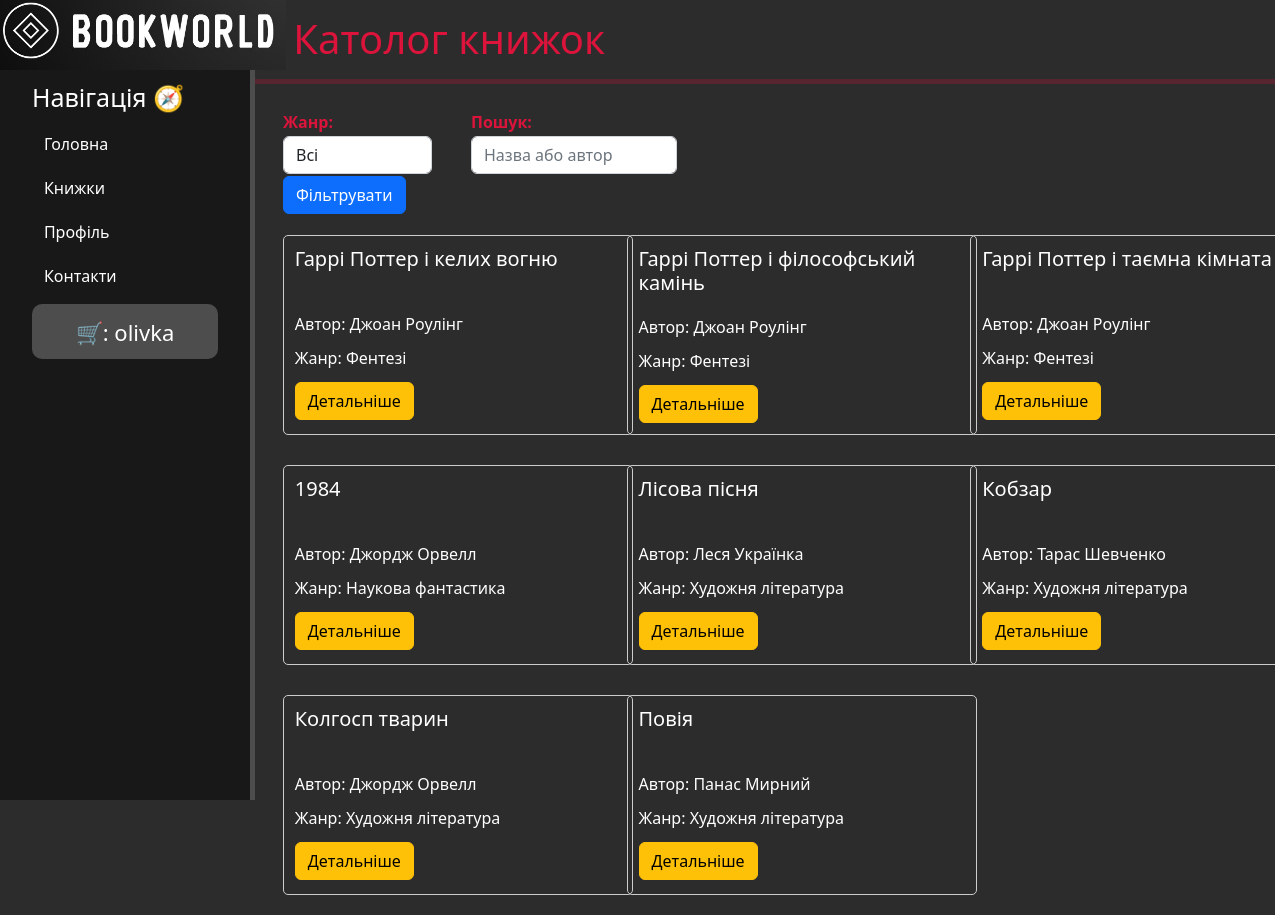
/books/ (signed in), run on the app's committed database.
### books/models.py (models this page shows, shortened)
class Bookks(models.Model):
    GENRE_CHOICES = [
        ('fiction', 'Художня література'),
        ('sci-fi', 'Наукова фантастика'),
        ('fantasy', 'Фентезі'),
        ('detective', 'Детектив'),
    ]
    title = models.CharField('Назва', max_length=50)
    genre = models.CharField('Жанр', max_length=50, choices=GENRE_CHOICES)
    author = models.CharField('Автор', max_length=50)
    priсe = models.DecimalField('Ціна', max_digits=10, decimal_places=2)
    full_text = models.TextField('Опис')
    date = models.DateTimeField('Дата публікації')
    class Meta:
        verbose_name = 'Книжка'
        verbose_name_plural = 'Книжки'

### books/views.py (the view)
# urls.py: path('', views.books_home, name='books_home'),
def books_home(request):
    genre = request.GET.get('genre')
    search_query = request.GET.get('search')
    books = Bookks.objects.order_by('-date')
    if genre:
        books = books.filter(genre=genre)
    if search_query:
        books = books.filter(Q(title__icontains=search_query) | Q(author__icontains=search_query))
    return render(request, 'books/books_home.html', {'books': books})

### books/templates/books/books_home.html (shortened to what this page needs)
{% extends 'money/layout.html' %}
{% block content %}
<h1>Католог книжок</h1>
<hr>
<form method="GET" action="{% url 'books_home' %}">
    <div class="form-row" style="margin-left: -15%; margin-top: -25px; margin-bottom: 10px">
        {% include 'books/table_sort.html' %}
    </div>
</form>
<div class="features">
    {% if books %}
    <div class="row">
        {% for book in books %}
        <div class="col-md-4">
            {% include 'books/table_home.html' %}
        </div>
        {% if forloop.counter|divisibleby:3 and not forloop.last %}
    </div>
    <div class="row">
        {% endif %}
        {% endfor %}
    </div>
    {% else %}
    <p>No books found.</p>
    {% endif %}
</div>
{% endblock %}

### users/templates/users/btn_regist.html (shortened to what this page needs)
{% if user.is_authenticated %}
<div>
    <a href="{% url 'cart' %}" style="font-size: 22px; overflow: hidden;text-overflow: ellipsis;"
       class="btn btn-styled">
        🛒: {{ user.username }}
    </a>
</div>
{% else %}
<div>
    <a href="{% url 'home_regist' %}" style="font-size: 22px" class="btn btn-styled">
        Login / Signin
    </a>
</div>
{% endif %}

### books/templates/books/table_home.html (shortened to what this page needs)
<div class="book-card">
    <table>
        <tr>
            <td style="height: 55px; vertical-align: top">
                <h5>{{ book.title }}</h5>
            </td>
        </tr>
        <tr>
            <td style="height: 70px; vertical-align: top">
                <p>Автор: {{ book.author }}</p>
                <p>Жанр: {{ book.get_genre_display }}</p>
            </td>
        </tr>
        <tr>
            <td>
                <a href="{% url 'books-detail' book.pk %}" class="btn btn-warning"
                   style="vertical-align: bottom">Детальніше
                </a>
            </td>
        </tr>
    </table>
</div>

### money/static/money/css/money.css (style rules this page uses)
body { background: #2c2c2c; }
main .features { float: left; color: white; height: 100px; margin-left: 21%; text-align: left; }
main .features p { max-width: 400px; max-height: 500px; margin: 10px auto; }
form { margin-left: 28%; width: 500px; margin-top: 50px; }

### money/templates/money/layout.html (style rules this page uses)
a { text-decoration: none; }

### users/templates/users/btn_regist.html (style rules this page uses)
.btn-styled { width: 100%; height: 55px; line-height: 2.5; padding: 0 20px; font-size: 1rem; text-align: center; white-space: nowrap; color: #fff; border-radius: 10px; background-color: #4d4d4d; }

### books/templates/books/books_home.html (style rules this page uses)
hr { margin-left: 20%; color: rgba(220, 20, 60, 0.96); border-width: 5px; }
h1 { margin-left: 23%; margin-top: 15px; color: crimson; }

### books/templates/books/table_home.html (style rules this page uses)
.book-card { margin-bottom: 20px; padding: 10px; border: 1px solid #ccc; border-radius: 5px; height: 200px; width: 350px; margin-top: 10px; margin-left: 15px; }

### data on the page
Bookks: title "Гаррі Поттер і келих вогню", author "Джоан Роулінг", genre "Фентезі"
Bookks: title "Гаррі Поттер і філософський камінь", author "Джоан Роулінг", genre "Фентезі"
Bookks: title "Гаррі Поттер і таємна кімната", author "Джоан Роулінг", genre "Фентезі"
Bookks: title "1984", author "Джордж Орвелл", genre "Наукова фантастика"
Bookks: title "Лісова пісня", author "Леся Українка", genre "Художня література"
Bookks: title "Кобзар", author "Тарас Шевченко", genre "Художня література"
Bookks: title "Колгосп тварин", author "Джордж Орвелл", genre "Художня література"
Bookks: title "Повія", author "Панас Мирний", genre "Художня література"

### other printed values
{{ user.username }} "olivka"
